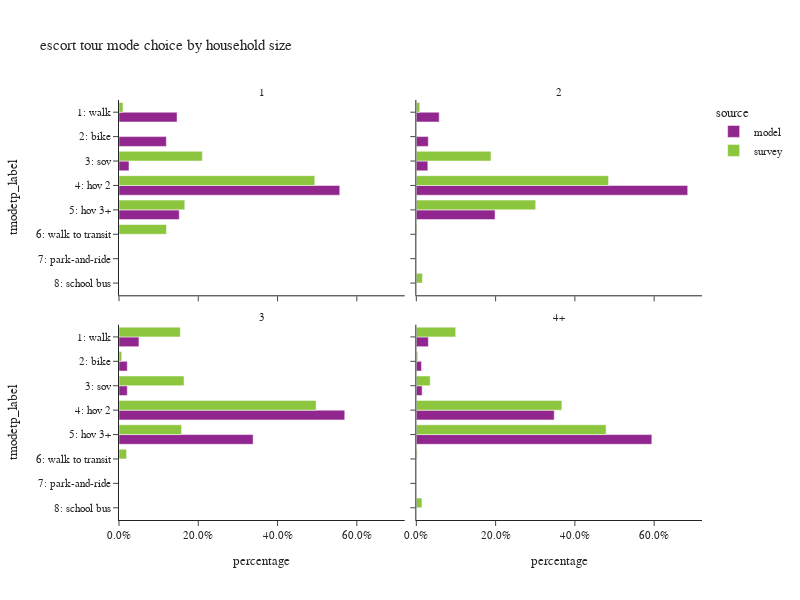

The cell this chart's notebook holds for it:
### Code cell
plot_mode_choice(es_tour,"hhsize_4+",
                 {"hhsize_4+":["1","2","3","4+"],
                  "tmodetp_label":["1: walk","2: bike","3: sov","4: hov 2","5: hov 3+","6: walk to transit",
                                   "7: park-and-ride","8: school bus","9: other–survey only"]},
                 "household size",2,600)

### Figure 1 — Plotly figure (JSON) as saved in the notebook; plotly's stock layout.template omitted (floating-point values rounded to 4 significant figures)
{"data": [{"alignmentgroup": "True", "customdata": [[5057], [4125], [870], [19230], [5249]], "hovertemplate": "source=model<br>hhsize_4+=1<br>percentage=%{x}<br>tmodetp_label=%{y}<br>sample count=%{customdata[0]}<extra></extra>", "legendgroup": "model", "marker": {"color": "#91268F", "pattern": {"shape": ""}}, "name": "model", "offsetgroup": "model", "orientation": "h", "showlegend": true, "textposition": "auto", "type": "bar", "x": [0.1464, 0.1195, 0.02519, 0.5569, 0.152], "xaxis": "x3", "y": ["1: walk", "2: bike", "3: sov", "4: hov 2", "5: hov 3+"], "yaxis": "y3"}, {"alignmentgroup": "True", "customdata": [[6983], [3647], [3514], [82924], [24055]], "hovertemplate": "source=model<br>hhsize_4+=2<br>percentage=%{x}<br>tmodetp_label=%{y}<br>sample count=%{customdata[0]}<extra></extra>", "legendgroup": "model", "marker": {"color": "#91268F", "pattern": {"shape": ""}}, "name": "model", "offsetgroup": "model", "orientation": "h", "showlegend": false, "textposition": "auto", "type": "bar", "x": [0.05765, 0.03011, 0.02901, 0.6846, 0.1986], "xaxis": "x4", "y": ["1: walk", "2: bike", "3: sov", "4: hov 2", "5: hov 3+"], "yaxis": "y4"}, {"alignmentgroup": "True", "customdata": [[7268], [3014], [3017], [82237], [48861]], "hovertemplate": "source=model<br>hhsize_4+=3<br>percentage=%{x}<br>tmodetp_label=%{y}<br>sample count=%{customdata[0]}<extra></extra>", "legendgroup": "model", "marker": {"color": "#91268F", "pattern": {"shape": ""}}, "name": "model", "offsetgroup": "model", "orientation": "h", "showlegend": false, "textposition": "auto", "type": "bar", "x": [0.05033, 0.02087, 0.02089, 0.5695, 0.3384], "xaxis": "x", "y": ["1: walk", "2: bike", "3: sov", "4: hov 2", "5: hov 3+"], "yaxis": "y"}, {"alignmentgroup": "True", "customdata": [[14000], [6011], [6761], [160651], [274337]], "hovertemplate": "source=model<br>hhsize_4+=4+<br>percentage=%{x}<br>tmodetp_label=%{y}<br>sample count=%{customdata[0]}<extra></extra>", "legendgroup": "model", "marker": {"color": "#91268F", "pattern": {"shape": ""}}, "name": "model", "offsetgroup": "model", "orientation": "h", "showlegend": false, "textposition": "auto", "type": "bar", "x": [0.03032, 0.01302, 0.01464, 0.3479, 0.5941], "xaxis": "x2", "y": ["1: walk", "2: bike", "3: sov", "4: hov 2", "5: hov 3+"], "yaxis": "y2"}, {"alignmentgroup": "True", "customdata": [[4], [10], [21], [1], [3]], "hovertemplate": "source=survey<br>hhsize_4+=1<br>percentage=%{x}<br>tmodetp_label=%{y}<br>sample count=%{customdata[0]}<extra></extra>", "legendgroup": "survey", "marker": {"color": "#8CC63E", "pattern": {"shape": ""}}, "name": "survey", "offsetgroup": "survey", "orientation": "h", "showlegend": true, "textposition": "auto", "type": "bar", "x": [0.01001, 0.2102, 0.4939, 0.166, 0.1199], "xaxis": "x3", "y": ["1: walk", "3: sov", "4: hov 2", "5: hov 3+", "6: walk to transit"], "yaxis": "y3"}, {"alignmentgroup": "True", "customdata": [[9], [22], [84], [32], [5], [1]], "hovertemplate": "source=survey<br>hhsize_4+=2<br>percentage=%{x}<br>tmodetp_label=%{y}<br>sample count=%{customdata[0]}<extra></extra>", "legendgroup": "survey", "marker": {"color": "#8CC63E", "pattern": {"shape": ""}}, "name": "survey", "offsetgroup": "survey", "orientation": "h", "showlegend": false, "textposition": "auto", "type": "bar", "x": [0.008663, 0.1883, 0.4849, 0.3011, 0.001577, 0.01542], "xaxis": "x4", "y": ["1: walk", "3: sov", "4: hov 2", "5: hov 3+", "6: walk to transit", "8: school bus"], "yaxis": "y4"}, {"alignmentgroup": "True", "customdata": [[23], [8], [7], [79], [45], [4]], "hovertemplate": "source=survey<br>hhsize_4+=3<br>percentage=%{x}<br>tmodetp_label=%{y}<br>sample count=%{customdata[0]}<extra></extra>", "legendgroup": "survey", "marker": {"color": "#8CC63E", "pattern": {"shape": ""}}, "name": "survey", "offsetgroup": "survey", "orientation": "h", "showlegend": false, "textposition": "auto", "type": "bar", "x": [0.1547, 0.00692, 0.1641, 0.4972, 0.1579, 0.01909], "xaxis": "x", "y": ["1: walk", "2: bike", "3: sov", "4: hov 2", "5: hov 3+", "6: walk to transit"], "yaxis": "y"}, {"alignmentgroup": "True", "customdata": [[52], [2], [11], [126], [188], [1], [5]], "hovertemplate": "source=survey<br>hhsize_4+=4+<br>percentage=%{x}<br>tmodetp_label=%{y}<br>sample count=%{customdata[0]}<extra></extra>", "legendgroup": "survey", "marker": {"color": "#8CC63E", "pattern": {"shape": ""}}, "name": "survey", "offsetgroup": "survey", "orientation": "h", "showlegend": false, "textposition": "auto", "type": "bar", "x": [0.09932, 0.003541, 0.03497, 0.3672, 0.4787, 0.002125, 0.01413], "xaxis": "x2", "y": ["1: walk", "2: bike", "3: sov", "4: hov 2", "5: hov 3+", "6: walk to transit", "8: school bus"], "yaxis": "y2"}], "layout": {"annotations": [{"font": {}, "showarrow": false, "text": "3", "x": 0.245, "xanchor": "center", "xref": "paper", "y": 0.465, "yanchor": "bottom", "yref": "paper"}, {"font": {}, "showarrow": false, "text": "4+", "x": 0.755, "xanchor": "center", "xref": "paper", "y": 0.465, "yanchor": "bottom", "yref": "paper"}, {"font": {}, "showarrow": false, "text": "1", "x": 0.245, "xanchor": "center", "xref": "paper", "y": 1.0, "yanchor": "bottom", "yref": "paper"}, {"font": {}, "showarrow": false, "text": "2", "x": 0.755, "xanchor": "center", "xref": "paper", "y": 1.0, "yanchor": "bottom", "yref": "paper"}], "barmode": "group", "height": 600, "legend": {"title": {"text": "source"}, "tracegroupgap": 0}, "title": {"text": "escort tour mode choice by household size"}, "width": 800, "xaxis": {"anchor": "y", "domain": [0.0, 0.49], "tickformat": ".1%", "title": {"text": "percentage"}}, "xaxis2": {"anchor": "y2", "domain": [0.51, 1.0], "matches": "x", "tickformat": ".1%", "title": {"text": "percentage"}}, "xaxis3": {"anchor": "y3", "domain": [0.0, 0.49], "matches": "x", "showticklabels": false, "tickformat": ".1%"}, "xaxis4": {"anchor": "y4", "domain": [0.51, 1.0], "matches": "x", "showticklabels": false, "tickformat": ".1%"}, "yaxis": {"anchor": "x", "categoryarray": ["9: other–survey only", "8: school bus", "7: park-and-ride", "6: walk to transit", "5: hov 3+", "4: hov 2", "3: sov", "2: bike", "1: walk"], "categoryorder": "array", "domain": [0.0, 0.465], "title": {"text": "tmodetp_label"}}, "yaxis2": {"anchor": "x2", "domain": [0.0, 0.465], "matches": "y", "showticklabels": false}, "yaxis3": {"anchor": "x3", "categoryarray": ["9: other–survey only", "8: school bus", "7: park-and-ride", "6: walk to transit", "5: hov 3+", "4: hov 2", "3: sov", "2: bike", "1: walk"], "categoryorder": "array", "domain": [0.535, 1.0], "matches": "y", "title": {"text": "tmodetp_label"}}, "yaxis4": {"anchor": "x4", "domain": [0.535, 1.0], "matches": "y", "showticklabels": false}}}
